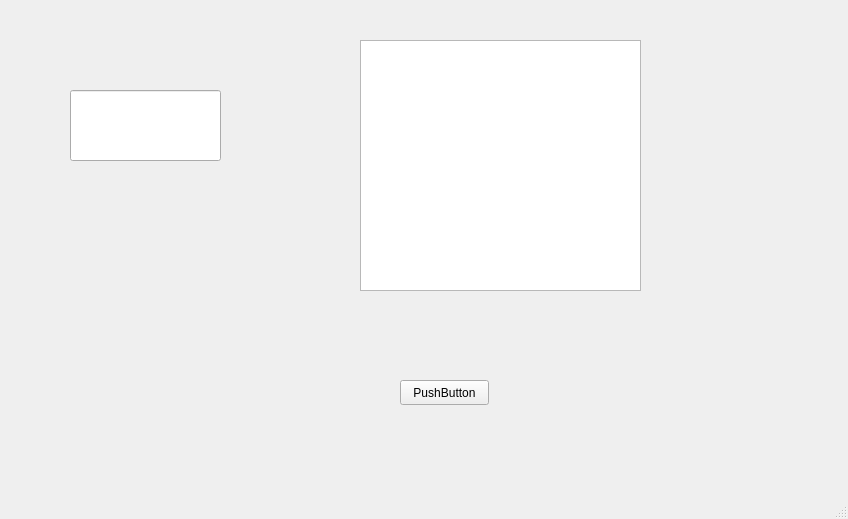
<?xml version="1.0" encoding="UTF-8"?>
<ui version="4.0">
 <class>MainWindow</class>
 <widget class="QMainWindow" name="MainWindow">
  <property name="geometry">
   <rect>
    <x>0</x>
    <y>0</y>
    <width>848</width>
    <height>519</height>
   </rect>
  </property>
  <property name="windowTitle">
   <string>MainWindow</string>
  </property>
  <widget class="QWidget" name="centralwidget">
   <widget class="QLineEdit" name="lineEdit">
    <property name="geometry">
     <rect>
      <x>70</x>
      <y>90</y>
      <width>151</width>
      <height>71</height>
     </rect>
    </property>
   </widget>
   <widget class="QPushButton" name="sendButton">
    <property name="geometry">
     <rect>
      <x>400</x>
      <y>380</y>
      <width>89</width>
      <height>25</height>
     </rect>
    </property>
    <property name="text">
     <string>PushButton</string>
    </property>
   </widget>
   <widget class="QTextEdit" name="textEdit">
    <property name="geometry">
     <rect>
      <x>360</x>
      <y>40</y>
      <width>281</width>
      <height>251</height>
     </rect>
    </property>
   </widget>
  </widget>
  <widget class="QMenuBar" name="menubar">
   <property name="geometry">
    <rect>
     <x>0</x>
     <y>0</y>
     <width>848</width>
     <height>28</height>
    </rect>
   </property>
  </widget>
  <widget class="QStatusBar" name="statusbar"/>
 </widget>
 <resources/>
 <connections/>
</ui>
